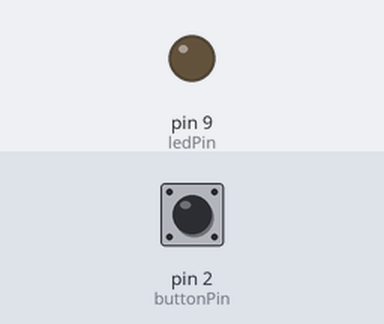
Recording of a sketch running on a simulated Arduino Uno, built with avr-gcc and run on an emulated ATmega328P. On the bench: output pins drawn as LEDs (lit = HIGH). The inputs (shaded band) are chosen by the test bench; at power-on: pin 2 (buttonPin) HIGH.

Above: at 1.2 s.
1.3 s: pin 2 (buttonPin) pulled LOW for 1 s
At 2.6 s:
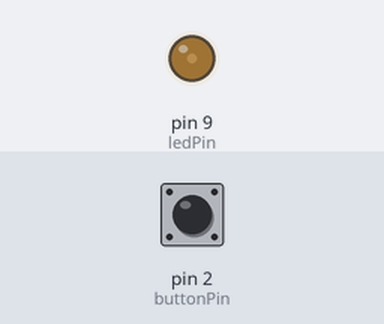
3.8 s: pin 2 (buttonPin) pulled LOW for 0.15 s
At 5.0 s:
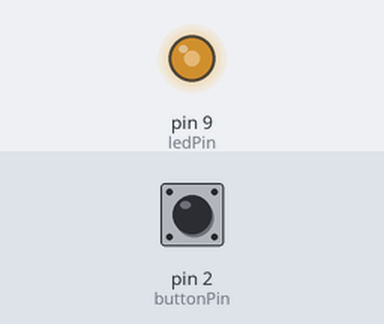
5.4 s: pin 2 (buttonPin) pulled LOW for 3.2 s
At 5.55 s:
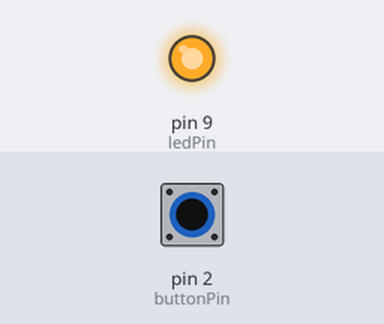
Timing chart, 0 to 9.9 s (numbered marks = the images above; inputs shaded):
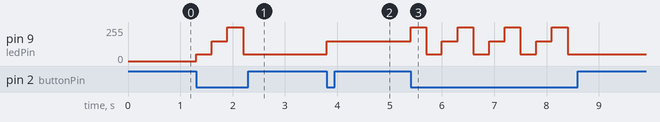

Measured:
- after the input at 1.3 s, pin 9 (ledPin): 0/255 → 50/255 at once, → 150/255 0.30 s later, → 255/255 0.30 s later, → 50/255 0.30 s later
- after the input at 3.8 s, pin 9 (ledPin): 50/255 → 150/255 at once
- after the input at 5.4 s, pin 9 (ledPin): 150/255 → 255/255 at once, then repeats every 0.90 s: 50/255 0.30 s, 150/255 0.30 s, 255/255 0.30 s, until it stays 50/255 from 8.4 s

The sketch:

sketch.ino
```cpp
int ledPin = 9;
int buttonPin = 2;

int count = 0;

void setup() {
  pinMode(ledPin, OUTPUT);
  pinMode(buttonPin, INPUT_PULLUP);
}

void loop() {

  if (digitalRead(buttonPin) == LOW) {
    count++;

    if (count == 1) {
      analogWrite(ledPin, 50);
    }
    else if (count == 2) {
      analogWrite(ledPin, 150);
    }
    else if (count == 3) {
      analogWrite(ledPin, 255);
      count = 0;
    }

    delay(300);
  }
}
```
